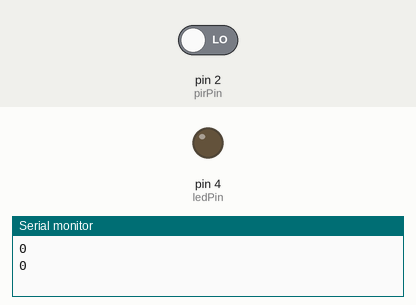
This sketch was run on a simulated Arduino Uno, built with avr-gcc and run on an emulated ATmega328P. On the bench: output pins drawn as LEDs (lit = HIGH), the last lines printed to the serial monitor. The inputs (shaded band) are chosen by the test bench; at power-on: pin 2 (pirPin) LOW.

Above: at 10.8 s.
10.9 s: pin 2 (pirPin) driven HIGH
At 21.1 s:
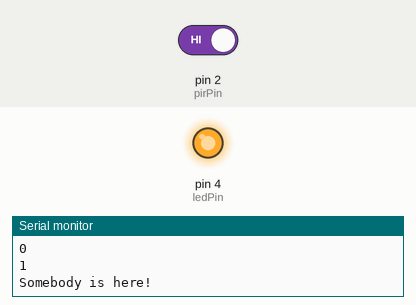
Timing chart, 0 to 22.6 s (numbered marks = the images above; inputs shaded):
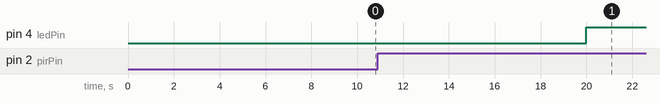

The sketch:

PIR.ino
```cpp
int ledPin = 4;
int pirPin = 2;
int lastState = LOW;
void setup()
{
  pinMode(ledPin, OUTPUT);
  pinMode(pirPin, INPUT);
  Serial.begin(9600);
}

void loop()
{
   Serial.println(digitalRead(pirPin));
  if (digitalRead(pirPin))
  {
    digitalWrite(ledPin, HIGH);
    if (!lastState)
    {
      Serial.println("Somebody is here!");
      lastState = !lastState;
    }
  }
  else
  {
    digitalWrite(ledPin, LOW);
    if (lastState)
    {
      Serial.println("Went away!");
      lastState = !lastState;
    }
  }
  delay(10000);
}
```

Measured:
- after the input at 10.9 s, pin 4 (ledPin): LOW → HIGH after 9.1 s
